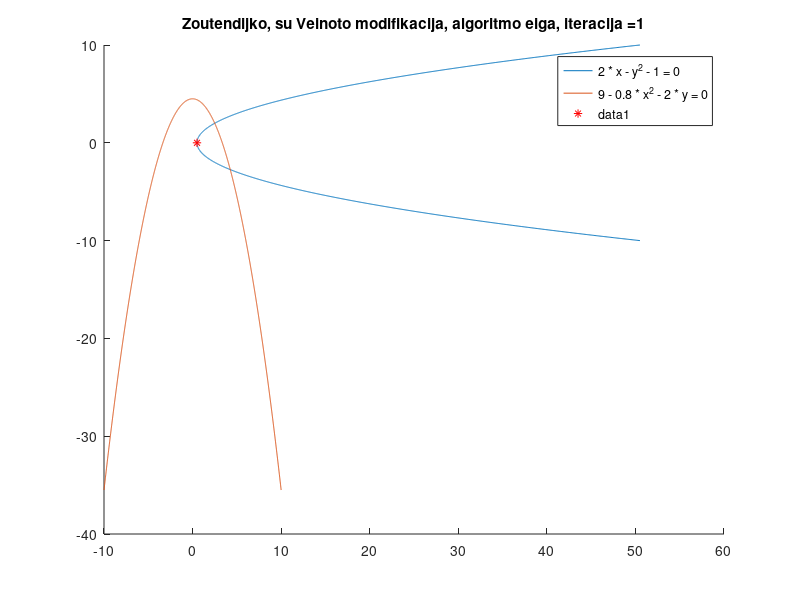

This figure's MATLAB source: (Note: this script raises an error after producing the figure.)
clear all;
close all;

x = -10:0.01:10;

% plotting boundaries
% Y1 = sqrt(2.*x - 1);
Y2 = (9 - 0.8*(x.^2)) ./ 2;


figure

hold on
plot((x.^2 + 1) / 2, x); % pirmas constraint
plot(x, Y2);

legend('2 * x - y^2 - 1 = 0', '9 - 0.8 * x^2 - 2 * y = 0');
% Find a feasible direction of descent for:
% f(x,y) = (x-3)^2 + (y-3)^2
% g1(x,y) = 2*x - (y)^2   - 1        >= 0
% g2(x,y) = 9 - 0.8 * (x)^2 - 2*y >= 0
% Is pradziu aktyvus yra tik g1, tai ji ir naudosim
% starting point X0 = [0.5,0]
% 
% Find x that minimizes f = -1t + 0d1 + 0d2
%
% subject to
% 1t - 10d1 + 2d2 <= 0
% 1t - 2d1 + 8d2 <= 0
% -1 <= d1 <= 1; -1 <= d2 <= 1.
% 

% startying point
X = [0.5, 0];
plot(X(1), X(2), 'r*');

EPS = 1e-8;
STEP = 0.005;


% Move right until some boundary is hit

%

DISPLAY_ITER = 1;
str =strcat('Zoutendijko, su Veinoto modifikacija, algoritmo eiga, iteracija =  ', int2str(DISPLAY_ITER));
title(str);
for i = 1:20
    f = [-1; 0; 0];
    % Ziurim kuris constrainas yra active
    
    % Tariam, kad jau esam boundary
    [gfx, gfy] = grad_f(X);
    [ggx1, ggy1] = grad_g1(X);
    [ggx2, ggy2] = grad_g2(X);
    
    g1_eval = g1(X);
    g2_eval = g2(X);
    
    A =  [1 gfx  gfy; 
          1 -ggx1 -ggy1; 
          1 -ggx2 -ggy2];
    b = [0; g1_eval; g2_eval];
    lb = [-1; -1; -1];
    ub = [1000; 1; 1];

    [x,fval,exitflag,output,lambda] = linprog(f,A,b,[],[],lb,ub);
    % Display vectors at the beggining
    
    [gradFX, gradFY] = grad_f(X);
    [gradGX, gradGY] = grad_g1(X);
    [gradGX2, gradGY2] = grad_g2(X);
    
    norm1 = max(1,1*norm(grad_f(X)));
    norm2 = max(1,1*norm(grad_g1(X)));
    norm3 = max(1,1*norm(grad_g2(X)));
    norm4 = max(1,1*norm([x(2),x(3)]));

    if i == DISPLAY_ITER
        quiver(X(1), X(2), gradFX / norm1, gradFY / norm1, 'r');
        if(g1(X) < g2(X))
            quiver(X(1), X(2), gradGX / norm2, gradGY / norm2, 'g');
        else
            quiver(X(1), X(2), gradGX2 / norm3 , gradGY2 / norm3, 'g');
        end
    end
    oldPnt = X;
    while -1
        % Check constraints
        D(1) = X(1) + (STEP) * x(2);
        D(2) = X(2) + (STEP) * x(3);
        
        if(g1(D) < -0.0 || g2(D) < -0.0) 
            fprintf('Breaking @ %d - iter\n', j);
            break;
        end
        X = D;
    end
    if(i == DISPLAY_ITER)
       pl = plot([oldPnt(1), X(1)], [oldPnt(2) , X(2)], '-O','LineWidth',3, 'color', 'black');

    else
       pl = plot([oldPnt(1), X(1)], [oldPnt(2) , X(2)], '--','LineWidth',1, 'color', 'black');
       pl.Color=[0,0,0, 0.14];
    end
end

legend('2 * x - y^2 - 1 = 0', '9 - 0.8 * x^2 - 2 * y = 0');
xlabel('x');
ylabel('y');
zz = (X(1) - 3)^2 + (X(2) - 3)^2
